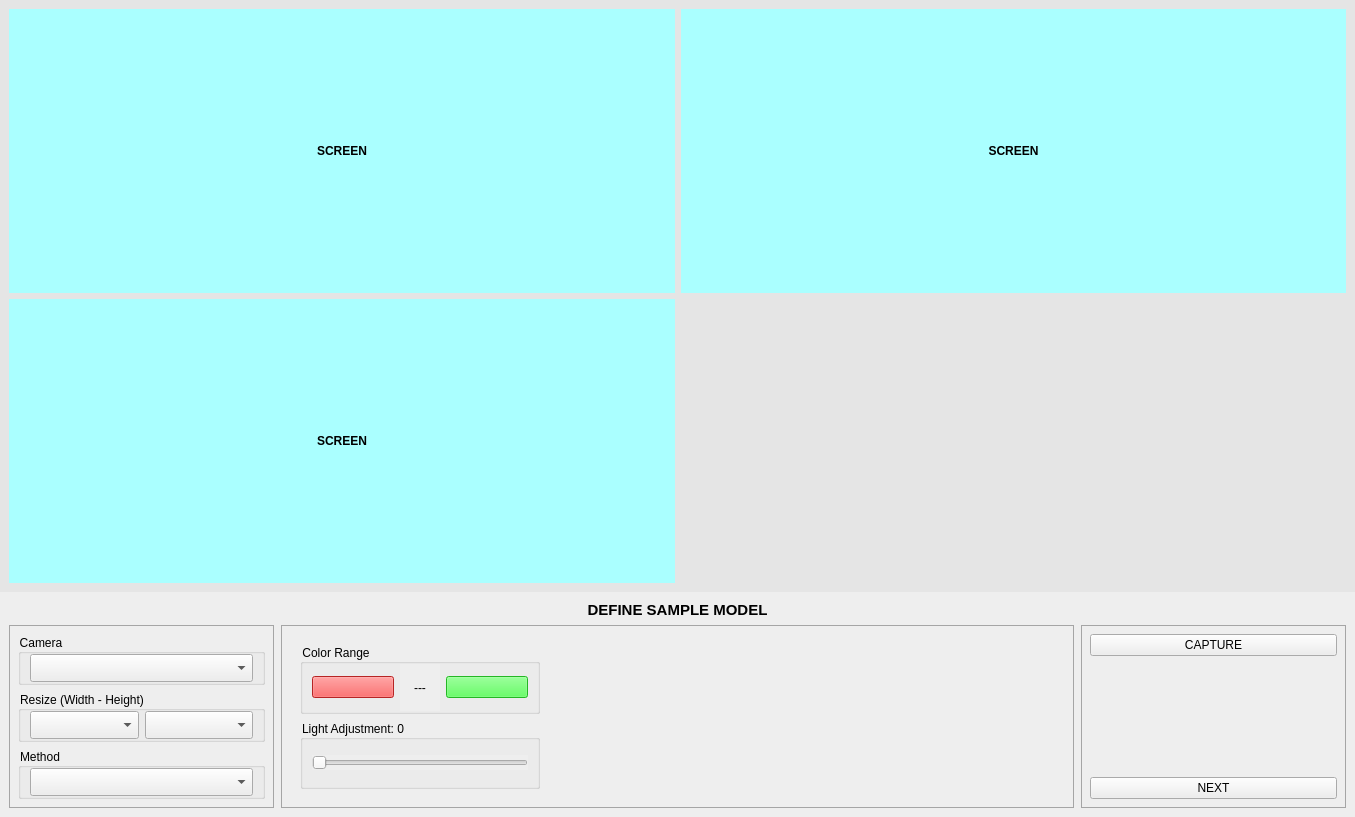
<?xml version="1.0" encoding="UTF-8"?>
<ui version="4.0">
 <class>DetectionConfigScreen</class>
 <widget class="QWidget" name="DetectionConfigScreen">
  <property name="geometry">
   <rect>
    <x>0</x>
    <y>0</y>
    <width>1355</width>
    <height>817</height>
   </rect>
  </property>
  <property name="windowTitle">
   <string>Detection Config Screen</string>
  </property>
  <property name="autoFillBackground">
   <bool>false</bool>
  </property>
  <property name="styleSheet">
   <string notr="true">background:#E5E5E5</string>
  </property>
  <layout class="QVBoxLayout" name="verticalLayout" stretch="8,2">
   <property name="spacing">
    <number>0</number>
   </property>
   <property name="leftMargin">
    <number>0</number>
   </property>
   <property name="topMargin">
    <number>0</number>
   </property>
   <property name="rightMargin">
    <number>0</number>
   </property>
   <property name="bottomMargin">
    <number>0</number>
   </property>
   <item>
    <widget class="QWidget" name="containerScreen" native="true">
     <property name="autoFillBackground">
      <bool>false</bool>
     </property>
     <layout class="QGridLayout" name="gridLayout">
      <item row="0" column="0">
       <widget class="QLabel" name="screen1">
        <property name="styleSheet">
         <string notr="true">background-color: #AFF;font-weight:bold;</string>
        </property>
        <property name="text">
         <string>SCREEN</string>
        </property>
        <property name="alignment">
         <set>Qt::AlignCenter</set>
        </property>
       </widget>
      </item>
      <item row="0" column="1">
       <widget class="QLabel" name="screen2">
        <property name="styleSheet">
         <string notr="true">background-color: #AFF;font-weight:bold;</string>
        </property>
        <property name="text">
         <string>SCREEN</string>
        </property>
        <property name="alignment">
         <set>Qt::AlignCenter</set>
        </property>
       </widget>
      </item>
      <item row="1" column="0">
       <widget class="QLabel" name="screen3">
        <property name="styleSheet">
         <string notr="true">background-color: #AFF;font-weight:bold;</string>
        </property>
        <property name="text">
         <string>SCREEN</string>
        </property>
        <property name="alignment">
         <set>Qt::AlignCenter</set>
        </property>
       </widget>
      </item>
     </layout>
    </widget>
   </item>
   <item>
    <widget class="QWidget" name="containerConfig" native="true">
     <property name="autoFillBackground">
      <bool>false</bool>
     </property>
     <property name="styleSheet">
      <string notr="true">background-color: #EEEEEE</string>
     </property>
     <layout class="QVBoxLayout" name="verticalLayout_2" stretch="1,9">
      <item>
       <widget class="QLabel" name="lblTitle">
        <property name="font">
         <font>
          <pointsize>11</pointsize>
          <weight>75</weight>
          <bold>true</bold>
         </font>
        </property>
        <property name="styleSheet">
         <string notr="true">text-align:center;
font-weight:bold;</string>
        </property>
        <property name="text">
         <string>DEFINE SAMPLE MODEL</string>
        </property>
        <property name="alignment">
         <set>Qt::AlignCenter</set>
        </property>
       </widget>
      </item>
      <item>
       <widget class="QWidget" name="containerParam" native="true">
        <layout class="QHBoxLayout" name="horizontalLayout" stretch="2,6,2">
         <property name="spacing">
          <number>7</number>
         </property>
         <property name="sizeConstraint">
          <enum>QLayout::SetDefaultConstraint</enum>
         </property>
         <property name="leftMargin">
          <number>0</number>
         </property>
         <property name="topMargin">
          <number>0</number>
         </property>
         <property name="rightMargin">
          <number>0</number>
         </property>
         <property name="bottomMargin">
          <number>0</number>
         </property>
         <item>
          <widget class="QWidget" name="containerLeft" native="true">
           <property name="styleSheet">
            <string notr="true">#containerLeft {
	border: 1px solid #A5A5A5
}</string>
           </property>
           <layout class="QVBoxLayout" name="verticalLayout_10">
            <item>
             <widget class="QGroupBox" name="groubCbbCamera">
              <property name="title">
               <string>Camera</string>
              </property>
              <layout class="QVBoxLayout" name="verticalLayout_7">
               <property name="topMargin">
                <number>0</number>
               </property>
               <property name="bottomMargin">
                <number>0</number>
               </property>
               <item>
                <widget class="QComboBox" name="cbbCamera">
                 <property name="autoFillBackground">
                  <bool>false</bool>
                 </property>
                 <property name="styleSheet">
                  <string notr="true">height:22px</string>
                 </property>
                 <property name="placeholderText">
                  <string>Select Camera</string>
                 </property>
                 <property name="frame">
                  <bool>true</bool>
                 </property>
                 <item>
                  <property name="text">
                   <string>Item 1</string>
                  </property>
                 </item>
                 <item>
                  <property name="text">
                   <string>Item 2</string>
                  </property>
                 </item>
                </widget>
               </item>
              </layout>
             </widget>
            </item>
            <item>
             <widget class="QGroupBox" name="groupCbbResize">
              <property name="title">
               <string>Resize (Width - Height)</string>
              </property>
              <layout class="QHBoxLayout" name="horizontalLayout_4">
               <property name="topMargin">
                <number>0</number>
               </property>
               <property name="bottomMargin">
                <number>0</number>
               </property>
               <item>
                <widget class="QComboBox" name="cbbWidth">
                 <property name="autoFillBackground">
                  <bool>false</bool>
                 </property>
                 <property name="styleSheet">
                  <string notr="true">height:22px</string>
                 </property>
                 <property name="placeholderText">
                  <string>Width</string>
                 </property>
                 <property name="frame">
                  <bool>true</bool>
                 </property>
                 <item>
                  <property name="text">
                   <string>Item 1</string>
                  </property>
                 </item>
                 <item>
                  <property name="text">
                   <string>Item 2</string>
                  </property>
                 </item>
                </widget>
               </item>
               <item>
                <widget class="QComboBox" name="cbbHeight">
                 <property name="styleSheet">
                  <string notr="true">height:22px</string>
                 </property>
                 <property name="currentText">
                  <string>Height</string>
                 </property>
                 <property name="currentIndex">
                  <number>-1</number>
                 </property>
                 <property name="placeholderText">
                  <string>Height</string>
                 </property>
                </widget>
               </item>
              </layout>
             </widget>
            </item>
            <item>
             <widget class="QGroupBox" name="groupCbbMethod">
              <property name="title">
               <string>Method</string>
              </property>
              <layout class="QVBoxLayout" name="verticalLayout_9">
               <property name="topMargin">
                <number>0</number>
               </property>
               <property name="bottomMargin">
                <number>0</number>
               </property>
               <item>
                <widget class="QComboBox" name="cbbMethod">
                 <property name="autoFillBackground">
                  <bool>false</bool>
                 </property>
                 <property name="styleSheet">
                  <string notr="true">height:22px</string>
                 </property>
                 <property name="placeholderText">
                  <string>Select Method</string>
                 </property>
                 <property name="frame">
                  <bool>true</bool>
                 </property>
                 <item>
                  <property name="text">
                   <string>Item 1</string>
                  </property>
                 </item>
                 <item>
                  <property name="text">
                   <string>Item 2</string>
                  </property>
                 </item>
                </widget>
               </item>
              </layout>
             </widget>
            </item>
           </layout>
          </widget>
         </item>
         <item>
          <widget class="QStackedWidget" name="stackContainerMid">
           <property name="styleSheet">
            <string notr="true">#stackContainerMid {
	border: 1px solid #A5A5A5
}</string>
           </property>
           <property name="currentIndex">
            <number>2</number>
           </property>
           <widget class="QWidget" name="containerMidEdge">
            <layout class="QGridLayout" name="gridLayout_2">
             <item row="5" column="4">
              <widget class="QGroupBox" name="grbboxSldContrast">
               <property name="title">
                <string>Contrast: 0</string>
               </property>
               <layout class="QVBoxLayout" name="verticalLayout_12">
                <property name="topMargin">
                 <number>0</number>
                </property>
                <property name="bottomMargin">
                 <number>0</number>
                </property>
                <item>
                 <widget class="QSlider" name="sldContrast">
                  <property name="orientation">
                   <enum>Qt::Horizontal</enum>
                  </property>
                 </widget>
                </item>
               </layout>
              </widget>
             </item>
             <item row="6" column="7">
              <widget class="QGroupBox" name="grbboxSldErode">
               <property name="title">
                <string>Erode: 0</string>
               </property>
               <layout class="QVBoxLayout" name="verticalLayout_14">
                <property name="topMargin">
                 <number>0</number>
                </property>
                <property name="bottomMargin">
                 <number>0</number>
                </property>
                <item>
                 <widget class="QSlider" name="sldErode">
                  <property name="orientation">
                   <enum>Qt::Horizontal</enum>
                  </property>
                 </widget>
                </item>
               </layout>
              </widget>
             </item>
             <item row="5" column="7">
              <widget class="QGroupBox" name="grbboxSldDilate">
               <property name="title">
                <string>Dilate: 0</string>
               </property>
               <layout class="QVBoxLayout" name="verticalLayout_18">
                <property name="topMargin">
                 <number>0</number>
                </property>
                <property name="bottomMargin">
                 <number>0</number>
                </property>
                <item>
                 <widget class="QSlider" name="sldDilate">
                  <property name="orientation">
                   <enum>Qt::Horizontal</enum>
                  </property>
                 </widget>
                </item>
               </layout>
              </widget>
             </item>
             <item row="0" column="7">
              <widget class="QGroupBox" name="grpboxSldBlur">
               <property name="title">
                <string>Blur: 0</string>
               </property>
               <layout class="QVBoxLayout" name="verticalLayout_19">
                <property name="topMargin">
                 <number>0</number>
                </property>
                <property name="bottomMargin">
                 <number>0</number>
                </property>
                <item>
                 <widget class="QSlider" name="sldBlur">
                  <property name="orientation">
                   <enum>Qt::Horizontal</enum>
                  </property>
                 </widget>
                </item>
               </layout>
              </widget>
             </item>
             <item row="0" column="4">
              <widget class="QGroupBox" name="grpboxSldBrightness">
               <property name="title">
                <string>Brightness: 0</string>
               </property>
               <layout class="QVBoxLayout" name="verticalLayout_20">
                <property name="topMargin">
                 <number>0</number>
                </property>
                <property name="bottomMargin">
                 <number>0</number>
                </property>
                <item>
                 <widget class="QSlider" name="sldBrightness">
                  <property name="orientation">
                   <enum>Qt::Horizontal</enum>
                  </property>
                 </widget>
                </item>
               </layout>
              </widget>
             </item>
             <item row="0" column="6">
              <widget class="QGroupBox" name="grbboxSldThreshold">
               <property name="title">
                <string>Threshold 1: 0</string>
               </property>
               <layout class="QVBoxLayout" name="verticalLayout_13">
                <property name="topMargin">
                 <number>0</number>
                </property>
                <property name="bottomMargin">
                 <number>0</number>
                </property>
                <item>
                 <widget class="QSlider" name="sldThreshold1">
                  <property name="orientation">
                   <enum>Qt::Horizontal</enum>
                  </property>
                 </widget>
                </item>
               </layout>
              </widget>
             </item>
             <item row="5" column="6">
              <widget class="QGroupBox" name="grbboxSldThreshold2">
               <property name="title">
                <string>Threshold 2: 0</string>
               </property>
               <layout class="QVBoxLayout" name="verticalLayout_15">
                <property name="topMargin">
                 <number>0</number>
                </property>
                <property name="bottomMargin">
                 <number>0</number>
                </property>
                <item>
                 <widget class="QSlider" name="sldThreshold2">
                  <property name="orientation">
                   <enum>Qt::Horizontal</enum>
                  </property>
                 </widget>
                </item>
               </layout>
              </widget>
             </item>
            </layout>
           </widget>
           <widget class="QWidget" name="containerMidThresh">
            <layout class="QGridLayout" name="gridLayout_3">
             <item row="0" column="0">
              <widget class="QWidget" name="subContainer" native="true">
               <property name="styleSheet">
                <string notr="true"/>
               </property>
               <layout class="QGridLayout" name="gridLayout_4" columnstretch="1,2">
                <item row="1" column="0">
                 <widget class="QGroupBox" name="grpboxLightAdj">
                  <property name="title">
                   <string>Light Adjustment: 0</string>
                  </property>
                  <layout class="QVBoxLayout" name="verticalLayout_23">
                   <property name="topMargin">
                    <number>0</number>
                   </property>
                   <property name="bottomMargin">
                    <number>0</number>
                   </property>
                   <item>
                    <widget class="QSlider" name="sldLightAdj">
                     <property name="orientation">
                      <enum>Qt::Horizontal</enum>
                     </property>
                    </widget>
                   </item>
                  </layout>
                 </widget>
                </item>
                <item row="0" column="0">
                 <widget class="QGroupBox" name="grpboxBkgThreshold">
                  <property name="sizePolicy">
                   <sizepolicy hsizetype="Preferred" vsizetype="Preferred">
                    <horstretch>0</horstretch>
                    <verstretch>0</verstretch>
                   </sizepolicy>
                  </property>
                  <property name="title">
                   <string>Background Threshold: 0</string>
                  </property>
                  <layout class="QVBoxLayout" name="verticalLayout_11">
                   <property name="topMargin">
                    <number>0</number>
                   </property>
                   <property name="bottomMargin">
                    <number>0</number>
                   </property>
                   <item>
                    <widget class="QSlider" name="sldBkgThresh">
                     <property name="orientation">
                      <enum>Qt::Horizontal</enum>
                     </property>
                    </widget>
                   </item>
                  </layout>
                 </widget>
                </item>
                <item row="0" column="1" rowspan="2">
                 <spacer name="horizontalSpacer_2">
                  <property name="orientation">
                   <enum>Qt::Horizontal</enum>
                  </property>
                  <property name="sizeHint" stdset="0">
                   <size>
                    <width>40</width>
                    <height>20</height>
                   </size>
                  </property>
                 </spacer>
                </item>
               </layout>
              </widget>
             </item>
            </layout>
           </widget>
           <widget class="QWidget" name="containerMidRange">
            <layout class="QGridLayout" name="gridLayout_6">
             <item row="0" column="1">
              <spacer name="horizontalSpacer_3">
               <property name="orientation">
                <enum>Qt::Horizontal</enum>
               </property>
               <property name="sizeHint" stdset="0">
                <size>
                 <width>40</width>
                 <height>20</height>
                </size>
               </property>
              </spacer>
             </item>
             <item row="0" column="0">
              <widget class="QWidget" name="subContainerRange" native="true">
               <property name="styleSheet">
                <string notr="true"/>
               </property>
               <layout class="QGridLayout" name="gridLayout_5" columnstretch="3">
                <item row="0" column="0">
                 <widget class="QGroupBox" name="groupColorPickerTemplate">
                  <property name="title">
                   <string>Color Range</string>
                  </property>
                  <layout class="QHBoxLayout" name="horizontalLayout_5" stretch="4,2,4">
                   <property name="topMargin">
                    <number>0</number>
                   </property>
                   <property name="bottomMargin">
                    <number>0</number>
                   </property>
                   <item>
                    <widget class="QPushButton" name="btnColorFrom">
                     <property name="styleSheet">
                      <string notr="true">background-color:#F33</string>
                     </property>
                     <property name="text">
                      <string/>
                     </property>
                    </widget>
                   </item>
                   <item>
                    <widget class="QLabel" name="lblConnectTemplate_2">
                     <property name="text">
                      <string>---</string>
                     </property>
                     <property name="alignment">
                      <set>Qt::AlignCenter</set>
                     </property>
                    </widget>
                   </item>
                   <item>
                    <widget class="QPushButton" name="btnColorTo">
                     <property name="styleSheet">
                      <string notr="true">background-color:#3F3</string>
                     </property>
                     <property name="text">
                      <string/>
                     </property>
                    </widget>
                   </item>
                  </layout>
                 </widget>
                </item>
                <item row="1" column="0">
                 <widget class="QGroupBox" name="grpboxLightAdjRange">
                  <property name="title">
                   <string>Light Adjustment: 0</string>
                  </property>
                  <layout class="QVBoxLayout" name="verticalLayout_24">
                   <property name="topMargin">
                    <number>0</number>
                   </property>
                   <property name="bottomMargin">
                    <number>0</number>
                   </property>
                   <item>
                    <widget class="QSlider" name="sldLightAdjRange">
                     <property name="orientation">
                      <enum>Qt::Horizontal</enum>
                     </property>
                    </widget>
                   </item>
                  </layout>
                 </widget>
                </item>
               </layout>
              </widget>
             </item>
             <item row="0" column="2">
              <spacer name="horizontalSpacer">
               <property name="orientation">
                <enum>Qt::Horizontal</enum>
               </property>
               <property name="sizeHint" stdset="0">
                <size>
                 <width>60</width>
                 <height>20</height>
                </size>
               </property>
              </spacer>
             </item>
            </layout>
           </widget>
          </widget>
         </item>
         <item>
          <widget class="QWidget" name="containerRight" native="true">
           <property name="styleSheet">
            <string notr="true">#containerRight {
	border: 1px solid #A5A5A5
}</string>
           </property>
           <layout class="QVBoxLayout" name="verticalLayout_16">
            <item alignment="Qt::AlignTop">
             <widget class="QWidget" name="containerVerticalBtn" native="true">
              <layout class="QVBoxLayout" name="verticalLayout_17">
               <property name="leftMargin">
                <number>0</number>
               </property>
               <property name="topMargin">
                <number>0</number>
               </property>
               <property name="rightMargin">
                <number>0</number>
               </property>
               <property name="bottomMargin">
                <number>0</number>
               </property>
               <item alignment="Qt::AlignTop">
                <widget class="QPushButton" name="btnCapture">
                 <property name="text">
                  <string>CAPTURE</string>
                 </property>
                </widget>
               </item>
              </layout>
             </widget>
            </item>
            <item alignment="Qt::AlignBottom">
             <widget class="QWidget" name="containerNavBtn" native="true">
              <layout class="QHBoxLayout" name="horizontalLayout_3">
               <property name="leftMargin">
                <number>0</number>
               </property>
               <property name="topMargin">
                <number>0</number>
               </property>
               <property name="rightMargin">
                <number>0</number>
               </property>
               <property name="bottomMargin">
                <number>0</number>
               </property>
               <item>
                <widget class="QPushButton" name="btnNext">
                 <property name="text">
                  <string>NEXT</string>
                 </property>
                </widget>
               </item>
              </layout>
             </widget>
            </item>
           </layout>
          </widget>
         </item>
        </layout>
       </widget>
      </item>
     </layout>
    </widget>
   </item>
  </layout>
 </widget>
 <resources/>
 <connections/>
</ui>
